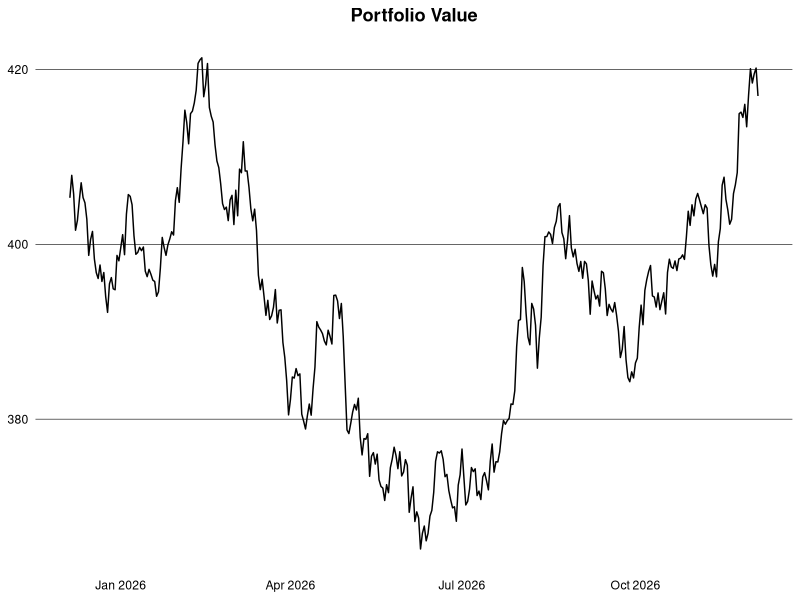
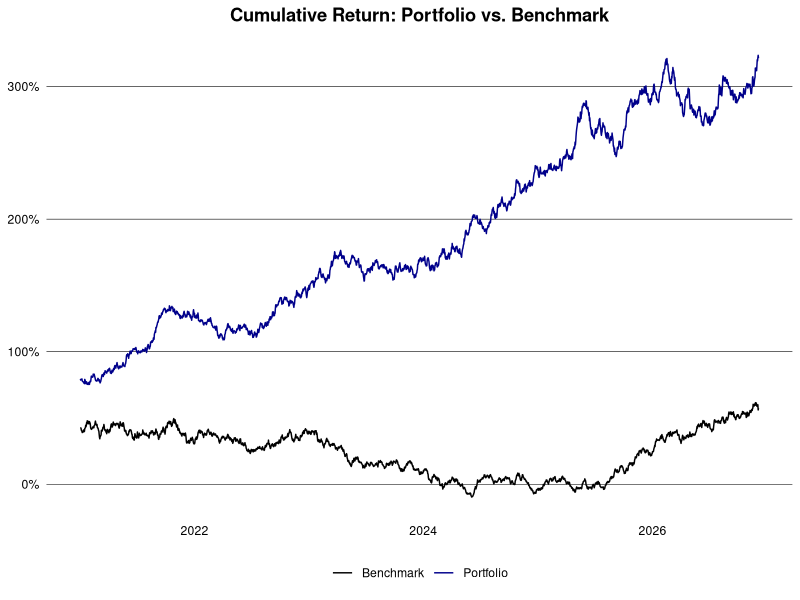
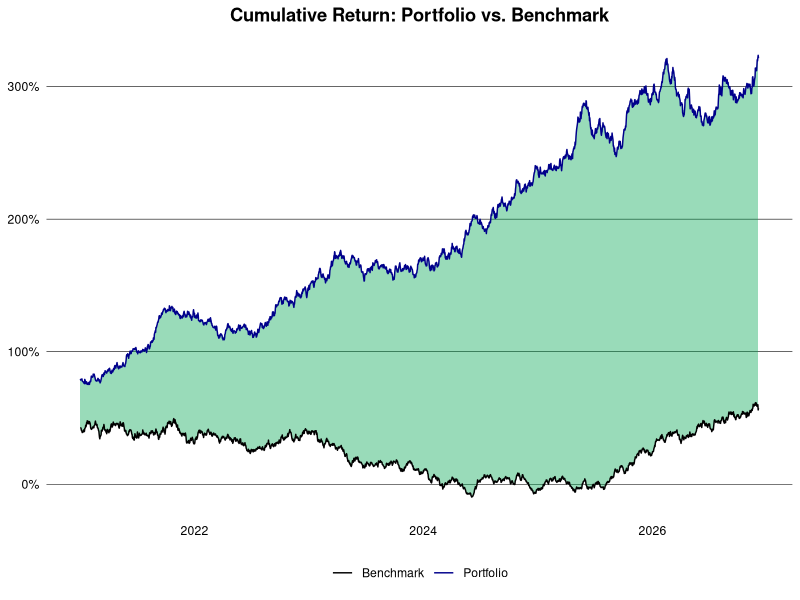

Source code (R) for these figures, in order:
## ---- chunk 1
library(clock)
library(data.table)
library(ggplot2)
## ---- chunk 2
set.seed(1994)

generate_prices <- function(ticker, start_date, end_date) {
  dates <- seq(as.Date(start_date), as.Date(end_date), by = "1 day")
  n <- length(dates)
  prices <- cumprod(1 + rnorm(n, mean = 0.0005, sd = 0.01)) * 100
  data.table(
    ticker = ticker,
    date = dates,
    price = prices
  )
}

generate_benchmark <- function(start_date, end_date) {
  dates <- seq(as.Date(start_date), as.Date(end_date), by = "1 day")
  n <- length(dates)
  prices <- cumprod(1 + rnorm(n, mean = 0.0003, sd = 0.008)) * 3000
  data.table(
    ticker = "SP500",
    date = dates,
    price = prices
  )
}

ticker <- c("AAPL", "GOOGL", "MSFT", "AMZN")
start_date <- "2015-01-01"
end_date <- Sys.Date()

dt <- rbindlist(lapply(ticker, generate_prices, start_date, end_date))
alloc <- data.table(
  ticker = ticker,
  weight = c(0.4, 0.3, 0.2, 0.1),
  country = c("USA", "USA", "USA", "USA")
)
dt <- dt[alloc, on = "ticker"]
head(dt)
## ---- chunk 3
logret <- function(x) {
  x <- log(x)
  x - shift(x)
}

dt <- dt |>
  setorder(ticker, date) |>
  _[, let(ret = price / shift(price) - 1, log_ret = logret(price)), by = ticker] |>
  na.omit("ret") |>
  _[, let(wret = ret * weight, value = price * weight)]
head(dt)
## ---- chunk 4
#| dpi = 300
dt |>
  _[date >= add_months(end_date, -12L), .(value = sum(value)), by = date] |>
  ggplot(aes(x = date, y = value)) +
  geom_line() +
  theme_minimal() +
  theme(
    plot.title = element_text(face = "bold", hjust = 0.5),
    panel.grid.major.y = element_line(color = "black", linewidth = 0.2),
    panel.grid.major.x = element_blank(),
    panel.grid.minor = element_blank(),
    axis.text = element_text(color = "black"),
    axis.title = element_blank()
  ) +
  labs(title = "Portfolio Value")
## ---- chunk 5
ret_week <- dt[, .(ret = prod(1 + ret) - 1), by = .(ticker, year(date), week(date))]
ret_month <- dt[, .(ret = prod(1 + ret) - 1), by = .(ticker, yearmon(date))]
ret_year <- dt[, .(ret = prod(1 + ret) - 1), by = .(ticker, year(date))]
head(ret_year)
## ---- chunk 6
port_ret_week <- dt[, .(ret = prod(1 + wret) - 1), by = .(year(date), week(date))]
port_ret_month <- dt[, .(ret = prod(1 + wret) - 1), by = .(yearmon(date))]
port_ret_year <- dt[, .(ret = prod(1 + wret) - 1), by = year(date)]
head(port_ret_year)
## ---- chunk 7
bmr <- generate_benchmark(start_date, end_date) |>
  setorder(date) |>
  _[, ret := price / shift(price) - 1] |>
  na.omit("ret")

port <- dt |>
  _[, .(ret = prod(1 + wret) - 1, ticker = "Portfolio"), by = date] |>
  rbind(bmr[, .(ticker, date, ret)]) |>
  setorder(ticker, date) |>
  _[, cum_ret := cumprod(1 + ret) - 1, by = ticker] |>
  _[, ticker := replace(ticker, ticker != "Portfolio", "Benchmark")]
## ---- chunk 8
#| dpi = 300
port |>
  _[date > "2021-01-01"] |>
  ggplot(aes(x = date, y = cum_ret, color = ticker)) +
  geom_line() +
  theme_minimal() +
  theme(
    plot.title = element_text(face = "bold", hjust = 0.5),
    panel.grid.major.y = element_line(color = "black", linewidth = 0.2),
    panel.grid.major.x = element_blank(),
    panel.grid.minor = element_blank(),
    axis.text = element_text(color = "black"),
    axis.title = element_blank(),
    legend.title = element_blank(),
    legend.position = "bottom"
  ) +
  scale_color_manual(values = c("Portfolio" = "darkblue", "Benchmark" = "black")) +
  scale_y_continuous(labels = scales::percent_format(accuracy = 2)) +
  labs(title = "Cumulative Return: Portfolio vs. Benchmark")
## ---- chunk 9
#| dpi = 300
perf <- port |>
  dcast(date ~ ticker, value.var = "cum_ret") |>
  setnames(tolower) |>
  _[, diff := portfolio - benchmark]

perf |>
  _[date > "2021-01-01"] |>
  ggplot(aes(x = date)) +
  geom_ribbon(
    aes(
      ymin = pmin(portfolio, benchmark),
      ymax = pmax(portfolio, benchmark),
      fill = diff > 0
    ),
    alpha = 0.4,
    show.legend = FALSE
  ) +
  geom_line(aes(y = portfolio, color = "Portfolio")) +
  geom_line(aes(y = benchmark, color = "Benchmark")) +
  scale_color_manual(values = c("Portfolio" = "darkblue", "Benchmark" = "black")) +
  scale_fill_manual(values = c("TRUE" = "#00A651", "FALSE" = "#FF0000")) +
  scale_y_continuous(labels = scales::percent_format(accuracy = 2L)) +
  labs(title = "Cumulative Return: Portfolio vs. Benchmark") +
  theme_minimal() +
  theme(
    plot.title = element_text(face = "bold", hjust = 0.5),
    panel.grid.major.y = element_line(color = "black", linewidth = 0.2),
    panel.grid.major.x = element_blank(),
    panel.grid.minor = element_blank(),
    axis.text = element_text(color = "black"),
    axis.title = element_blank(),
    legend.title = element_blank(),
    legend.position = "bottom"
  )
## ---- chunk 10

## ---- chunk 11
vola <- dt[, .(daily_vola = sd(log_ret)), by = .(ticker, year(date))] |>
  _[, let(
    weekly_vola = daily_vola * sqrt(5),
    monthly_vola = daily_vola * sqrt(21),
    yearly_vola = daily_vola * sqrt(252)
  )]
head(vola)
## ---- chunk 12
wgt <- alloc$weight
cov_mat <- dt |>
  dcast(date ~ ticker, value.var = "log_ret") |>
  _[, date := NULL] |>
  cov(use = "pairwise.complete.obs")
port_risk <- as.numeric(sqrt(t(wgt) %*% cov_mat %*% wgt))
port_risk
## ---- chunk 13
drawdown <- copy(dt) |>
  _[, cum_ret := cumprod(1 + ret) - 1, by = ticker] |>
  _[, drawdown := (cum_ret - cummax(cum_ret)), by = ticker]
head(drawdown)
## ---- chunk 14
drawdown <- dt |>
  _[, .(wret = sum(wret)), by = date] |>
  _[, cum_ret := cumprod(1 + wret) - 1] |>
  _[, drawdown := (cum_ret - cummax(cum_ret))]
head(drawdown)
## ---- chunk 15
drawdown[drawdown < 0, .(min_drawdown = min(drawdown), avg_drawdown = mean(drawdown))]
